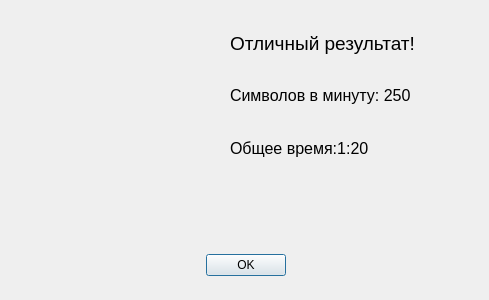
<?xml version="1.0" encoding="UTF-8"?>
<ui version="4.0">
 <class>Dialog</class>
 <widget class="QDialog" name="Dialog">
  <property name="geometry">
   <rect>
    <x>0</x>
    <y>0</y>
    <width>489</width>
    <height>300</height>
   </rect>
  </property>
  <property name="windowTitle">
   <string>Результат</string>
  </property>
  <property name="styleSheet">
   <string notr="true"/>
  </property>
  <widget class="QDialogButtonBox" name="button_box">
   <property name="geometry">
    <rect>
     <x>40</x>
     <y>240</y>
     <width>411</width>
     <height>51</height>
    </rect>
   </property>
   <property name="layoutDirection">
    <enum>Qt::LeftToRight</enum>
   </property>
   <property name="styleSheet">
    <string notr="true"/>
   </property>
   <property name="orientation">
    <enum>Qt::Horizontal</enum>
   </property>
   <property name="standardButtons">
    <set>QDialogButtonBox::Ok</set>
   </property>
   <property name="centerButtons">
    <bool>true</bool>
   </property>
  </widget>
  <widget class="QLabel" name="image_label">
   <property name="geometry">
    <rect>
     <x>30</x>
     <y>20</y>
     <width>191</width>
     <height>191</height>
    </rect>
   </property>
   <property name="text">
    <string/>
   </property>
  </widget>
  <widget class="QWidget" name="verticalLayoutWidget">
   <property name="geometry">
    <rect>
     <x>230</x>
     <y>20</y>
     <width>241</width>
     <height>151</height>
    </rect>
   </property>
   <layout class="QVBoxLayout" name="verticalLayout">
    <item>
     <widget class="QLabel" name="comment_label">
      <property name="font">
       <font>
        <pointsize>14</pointsize>
       </font>
      </property>
      <property name="styleSheet">
       <string notr="true"/>
      </property>
      <property name="text">
       <string>Отличный результат!</string>
      </property>
     </widget>
    </item>
    <item>
     <widget class="QLabel" name="cpm_label">
      <property name="font">
       <font>
        <pointsize>12</pointsize>
       </font>
      </property>
      <property name="styleSheet">
       <string notr="true"/>
      </property>
      <property name="text">
       <string>Символов в минуту: 250</string>
      </property>
     </widget>
    </item>
    <item>
     <widget class="QLabel" name="time_label">
      <property name="font">
       <font>
        <pointsize>12</pointsize>
       </font>
      </property>
      <property name="styleSheet">
       <string notr="true"/>
      </property>
      <property name="text">
       <string>Общее время:1:20</string>
      </property>
     </widget>
    </item>
   </layout>
  </widget>
 </widget>
 <resources/>
 <connections>
  <connection>
   <sender>button_box</sender>
   <signal>accepted()</signal>
   <receiver>Dialog</receiver>
   <slot>accept()</slot>
   <hints>
    <hint type="sourcelabel">
     <x>248</x>
     <y>254</y>
    </hint>
    <hint type="destinationlabel">
     <x>157</x>
     <y>274</y>
    </hint>
   </hints>
  </connection>
  <connection>
   <sender>button_box</sender>
   <signal>rejected()</signal>
   <receiver>Dialog</receiver>
   <slot>reject()</slot>
   <hints>
    <hint type="sourcelabel">
     <x>316</x>
     <y>260</y>
    </hint>
    <hint type="destinationlabel">
     <x>286</x>
     <y>274</y>
    </hint>
   </hints>
  </connection>
 </connections>
</ui>
